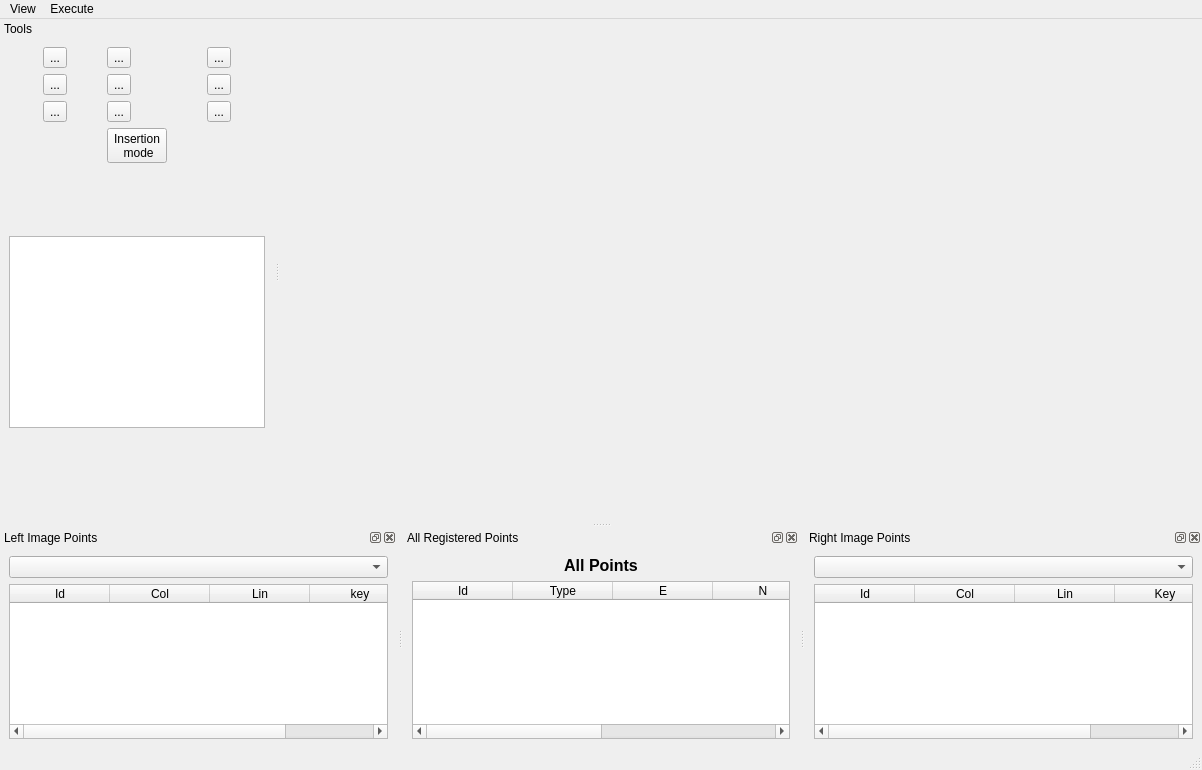
<?xml version="1.0" encoding="UTF-8"?>
<ui version="4.0">
 <class>PTMainWindow</class>
 <widget class="QMainWindow" name="PTMainWindow">
  <property name="geometry">
   <rect>
    <x>0</x>
    <y>0</y>
    <width>1202</width>
    <height>770</height>
   </rect>
  </property>
  <property name="windowTitle">
   <string>MainWindow</string>
  </property>
  <property name="autoFillBackground">
   <bool>true</bool>
  </property>
  <widget class="QWidget" name="centralwidget">
   <property name="maximumSize">
    <size>
     <width>16777215</width>
     <height>16777215</height>
    </size>
   </property>
   <layout class="QHBoxLayout" name="horizontalLayout">
    <item>
     <layout class="QVBoxLayout" name="leftVerticalLayout">
      <item>
       <layout class="QHBoxLayout" name="topLeftHorizontalLayout"/>
      </item>
     </layout>
    </item>
    <item>
     <layout class="QVBoxLayout" name="rightVerticalLayout">
      <item>
       <layout class="QHBoxLayout" name="topRightHorizontalLayout"/>
      </item>
     </layout>
    </item>
   </layout>
  </widget>
  <widget class="QMenuBar" name="menubar">
   <property name="geometry">
    <rect>
     <x>0</x>
     <y>0</y>
     <width>1202</width>
     <height>23</height>
    </rect>
   </property>
   <widget class="QMenu" name="menuView">
    <property name="title">
     <string>View</string>
    </property>
   </widget>
   <widget class="QMenu" name="menuExecute">
    <property name="title">
     <string>Execute</string>
    </property>
    <addaction name="actionCalculateFotoTri"/>
   </widget>
   <addaction name="menuView"/>
   <addaction name="menuExecute"/>
  </widget>
  <widget class="QStatusBar" name="statusBar"/>
  <widget class="QDockWidget" name="leftImageDock">
   <property name="features">
    <set>QDockWidget::AllDockWidgetFeatures</set>
   </property>
   <property name="allowedAreas">
    <set>Qt::BottomDockWidgetArea</set>
   </property>
   <property name="windowTitle">
    <string>Left Image Points</string>
   </property>
   <attribute name="dockWidgetArea">
    <number>8</number>
   </attribute>
   <widget class="QWidget" name="dockWidgetContents_7">
    <layout class="QVBoxLayout" name="verticalLayout">
     <item>
      <widget class="QComboBox" name="leftImageComboBox"/>
     </item>
     <item>
      <widget class="ETableWidget" name="leftImageTableWidget">
       <property name="focusPolicy">
        <enum>Qt::StrongFocus</enum>
       </property>
       <property name="toolTip">
        <string comment="disambi" extracomment="comment">&lt;!DOCTYPE HTML PUBLIC &quot;-//W3C//DTD HTML 4.0//EN&quot; &quot;http://www.w3.org/TR/REC-html40/strict.dtd&quot;&gt;
&lt;html&gt;&lt;head&gt;&lt;meta name=&quot;qrichtext&quot; content=&quot;1&quot; /&gt;&lt;style type=&quot;text/css&quot;&gt;
p, li { white-space: pre-wrap; }
&lt;/style&gt;&lt;/head&gt;&lt;body style=&quot; font-family:'Sans'; font-size:10pt; font-weight:400; font-style:normal;&quot;&gt;
&lt;p style=&quot; margin-top:0px; margin-bottom:0px; margin-left:0px; margin-right:0px; -qt-block-indent:0; text-indent:0px;&quot;&gt;&lt;span style=&quot; color:#000000;&quot;&gt;Table with image's points&lt;/span&gt;&lt;/p&gt;&lt;/body&gt;&lt;/html&gt;</string>
       </property>
       <property name="editTriggers">
        <set>QAbstractItemView::NoEditTriggers</set>
       </property>
       <property name="showDropIndicator" stdset="0">
        <bool>false</bool>
       </property>
       <property name="dragDropOverwriteMode">
        <bool>false</bool>
       </property>
       <property name="sortingEnabled">
        <bool>true</bool>
       </property>
       <property name="rowCount">
        <number>0</number>
       </property>
       <property name="columnCount">
        <number>4</number>
       </property>
       <column>
        <property name="text">
         <string>Id</string>
        </property>
       </column>
       <column>
        <property name="text">
         <string>Col</string>
        </property>
       </column>
       <column>
        <property name="text">
         <string>Lin</string>
        </property>
       </column>
       <column>
        <property name="text">
         <string>key</string>
        </property>
       </column>
      </widget>
     </item>
    </layout>
   </widget>
  </widget>
  <widget class="QDockWidget" name="pointsDock">
   <property name="features">
    <set>QDockWidget::AllDockWidgetFeatures</set>
   </property>
   <property name="allowedAreas">
    <set>Qt::BottomDockWidgetArea</set>
   </property>
   <property name="windowTitle">
    <string>All Registered Points</string>
   </property>
   <attribute name="dockWidgetArea">
    <number>8</number>
   </attribute>
   <widget class="QWidget" name="dockWidgetContents_8">
    <layout class="QVBoxLayout" name="verticalLayout_2">
     <item>
      <widget class="QLabel" name="label_2">
       <property name="text">
        <string>&lt;!DOCTYPE HTML PUBLIC &quot;-//W3C//DTD HTML 4.0//EN&quot; &quot;http://www.w3.org/TR/REC-html40/strict.dtd&quot;&gt;
&lt;html&gt;&lt;head&gt;&lt;meta name=&quot;qrichtext&quot; content=&quot;1&quot; /&gt;&lt;style type=&quot;text/css&quot;&gt;
p, li { white-space: pre-wrap; }
&lt;/style&gt;&lt;/head&gt;&lt;body style=&quot; font-family:'MS Shell Dlg 2'; font-size:8.25pt; font-weight:400; font-style:normal;&quot;&gt;
&lt;p align=&quot;center&quot; style=&quot; margin-top:0px; margin-bottom:0px; margin-left:0px; margin-right:0px; -qt-block-indent:0; text-indent:0px;&quot;&gt;&lt;span style=&quot; font-size:12pt; font-weight:600;&quot;&gt;All Points&lt;/span&gt;&lt;/p&gt;&lt;/body&gt;&lt;/html&gt;</string>
       </property>
      </widget>
     </item>
     <item>
      <widget class="ETableWidget" name="pointsTableWidget">
       <property name="toolTip">
        <string>&lt;!DOCTYPE HTML PUBLIC &quot;-//W3C//DTD HTML 4.0//EN&quot; &quot;http://www.w3.org/TR/REC-html40/strict.dtd&quot;&gt;
&lt;html&gt;&lt;head&gt;&lt;meta name=&quot;qrichtext&quot; content=&quot;1&quot; /&gt;&lt;style type=&quot;text/css&quot;&gt;
p, li { white-space: pre-wrap; }
&lt;/style&gt;&lt;/head&gt;&lt;body style=&quot; font-family:'Sans'; font-size:10pt; font-weight:400; font-style:normal;&quot;&gt;
&lt;p style=&quot; margin-top:0px; margin-bottom:0px; margin-left:0px; margin-right:0px; -qt-block-indent:0; text-indent:0px;&quot;&gt;&lt;span style=&quot; color:#000000;&quot;&gt;Table with all points&lt;/span&gt;&lt;/p&gt;&lt;/body&gt;&lt;/html&gt;</string>
       </property>
       <property name="sortingEnabled">
        <bool>true</bool>
       </property>
       <property name="rowCount">
        <number>0</number>
       </property>
       <property name="columnCount">
        <number>6</number>
       </property>
       <column>
        <property name="text">
         <string>Id</string>
        </property>
       </column>
       <column>
        <property name="text">
         <string>Type</string>
        </property>
       </column>
       <column>
        <property name="text">
         <string>E</string>
        </property>
       </column>
       <column>
        <property name="text">
         <string>N</string>
        </property>
       </column>
       <column>
        <property name="text">
         <string>H</string>
        </property>
       </column>
       <column>
        <property name="text">
         <string>keys</string>
        </property>
       </column>
      </widget>
     </item>
    </layout>
   </widget>
  </widget>
  <widget class="QDockWidget" name="rightImageDock">
   <property name="features">
    <set>QDockWidget::AllDockWidgetFeatures</set>
   </property>
   <property name="allowedAreas">
    <set>Qt::BottomDockWidgetArea</set>
   </property>
   <property name="windowTitle">
    <string>Right Image Points</string>
   </property>
   <attribute name="dockWidgetArea">
    <number>8</number>
   </attribute>
   <widget class="QWidget" name="dockWidgetContents_9">
    <layout class="QVBoxLayout" name="verticalLayout_3">
     <item>
      <widget class="QComboBox" name="rightImageComboBox"/>
     </item>
     <item>
      <widget class="ETableWidget" name="rightImageTableWidget">
       <property name="toolTip">
        <string>&lt;!DOCTYPE HTML PUBLIC &quot;-//W3C//DTD HTML 4.0//EN&quot; &quot;http://www.w3.org/TR/REC-html40/strict.dtd&quot;&gt;
&lt;html&gt;&lt;head&gt;&lt;meta name=&quot;qrichtext&quot; content=&quot;1&quot; /&gt;&lt;style type=&quot;text/css&quot;&gt;
p, li { white-space: pre-wrap; }
&lt;/style&gt;&lt;/head&gt;&lt;body style=&quot; font-family:'Sans'; font-size:10pt; font-weight:400; font-style:normal;&quot;&gt;
&lt;p style=&quot; margin-top:0px; margin-bottom:0px; margin-left:0px; margin-right:0px; -qt-block-indent:0; text-indent:0px;&quot;&gt;&lt;span style=&quot; color:#000000;&quot;&gt;Table with image's points&lt;/span&gt;&lt;/p&gt;&lt;/body&gt;&lt;/html&gt;</string>
       </property>
       <property name="sortingEnabled">
        <bool>true</bool>
       </property>
       <property name="rowCount">
        <number>0</number>
       </property>
       <property name="columnCount">
        <number>4</number>
       </property>
       <column>
        <property name="text">
         <string>Id</string>
        </property>
       </column>
       <column>
        <property name="text">
         <string>Col</string>
        </property>
       </column>
       <column>
        <property name="text">
         <string>Lin</string>
        </property>
       </column>
       <column>
        <property name="text">
         <string>Key</string>
        </property>
       </column>
      </widget>
     </item>
    </layout>
   </widget>
  </widget>
  <widget class="QDockWidget" name="toolsDockWidget">
   <property name="sizePolicy">
    <sizepolicy hsizetype="Expanding" vsizetype="Preferred">
     <horstretch>0</horstretch>
     <verstretch>0</verstretch>
    </sizepolicy>
   </property>
   <property name="minimumSize">
    <size>
     <width>237</width>
     <height>503</height>
    </size>
   </property>
   <property name="maximumSize">
    <size>
     <width>500</width>
     <height>524287</height>
    </size>
   </property>
   <property name="baseSize">
    <size>
     <width>200</width>
     <height>300</height>
    </size>
   </property>
   <property name="features">
    <set>QDockWidget::DockWidgetMovable</set>
   </property>
   <property name="allowedAreas">
    <set>Qt::LeftDockWidgetArea|Qt::RightDockWidgetArea</set>
   </property>
   <property name="windowTitle">
    <string>Tools</string>
   </property>
   <attribute name="dockWidgetArea">
    <number>1</number>
   </attribute>
   <widget class="QWidget" name="dockWidgetContents_2">
    <layout class="QVBoxLayout" name="verticalLayout_5">
     <item>
      <layout class="QGridLayout" name="gridLayout">
       <property name="sizeConstraint">
        <enum>QLayout::SetFixedSize</enum>
       </property>
       <item row="0" column="0">
        <widget class="QToolButton" name="markToolButton">
         <property name="toolTip">
          <string>&lt;!DOCTYPE HTML PUBLIC &quot;-//W3C//DTD HTML 4.0//EN&quot; &quot;http://www.w3.org/TR/REC-html40/strict.dtd&quot;&gt;
&lt;html&gt;&lt;head&gt;&lt;meta name=&quot;qrichtext&quot; content=&quot;1&quot; /&gt;&lt;style type=&quot;text/css&quot;&gt;
p, li { white-space: pre-wrap; }
&lt;/style&gt;&lt;/head&gt;&lt;body style=&quot; font-family:'Sans'; font-size:10pt; font-weight:400; font-style:normal;&quot;&gt;
&lt;p style=&quot; margin-top:0px; margin-bottom:0px; margin-left:0px; margin-right:0px; -qt-block-indent:0; text-indent:0px;&quot;&gt;&lt;span style=&quot; color:#000000;&quot;&gt;Create a photogrammetric point in project&lt;/span&gt;&lt;/p&gt;&lt;/body&gt;&lt;/html&gt;</string>
         </property>
         <property name="text">
          <string>...</string>
         </property>
         <property name="icon">
          <iconset resource="../resource/resource.qrc">
           <normaloff>:/icon/mark.png</normaloff>:/icon/mark.png</iconset>
         </property>
         <property name="iconSize">
          <size>
           <width>32</width>
           <height>32</height>
          </size>
         </property>
        </widget>
       </item>
       <item row="0" column="1">
        <widget class="QToolButton" name="moveToolButton">
         <property name="toolTip">
          <string>&lt;!DOCTYPE HTML PUBLIC &quot;-//W3C//DTD HTML 4.0//EN&quot; &quot;http://www.w3.org/TR/REC-html40/strict.dtd&quot;&gt;
&lt;html&gt;&lt;head&gt;&lt;meta name=&quot;qrichtext&quot; content=&quot;1&quot; /&gt;&lt;style type=&quot;text/css&quot;&gt;
p, li { white-space: pre-wrap; }
&lt;/style&gt;&lt;/head&gt;&lt;body style=&quot; font-family:'Sans'; font-size:10pt; font-weight:400; font-style:normal;&quot;&gt;
&lt;p style=&quot; margin-top:0px; margin-bottom:0px; margin-left:0px; margin-right:0px; -qt-block-indent:0; text-indent:0px;&quot;&gt;&lt;span style=&quot; color:#000000;&quot;&gt;Change navegation mode to ON or OFF&lt;/span&gt;&lt;/p&gt;&lt;/body&gt;&lt;/html&gt;</string>
         </property>
         <property name="text">
          <string>...</string>
         </property>
         <property name="icon">
          <iconset resource="../resource/resource.qrc">
           <normaloff>:/icon/move.png</normaloff>:/icon/move.png</iconset>
         </property>
         <property name="iconSize">
          <size>
           <width>32</width>
           <height>32</height>
          </size>
         </property>
        </widget>
       </item>
       <item row="0" column="2">
        <widget class="QToolButton" name="zoomToolButton">
         <property name="text">
          <string>...</string>
         </property>
         <property name="icon">
          <iconset resource="../resource/resource.qrc">
           <normaloff>:/icon/find.png</normaloff>:/icon/find.png</iconset>
         </property>
         <property name="iconSize">
          <size>
           <width>32</width>
           <height>32</height>
          </size>
         </property>
        </widget>
       </item>
       <item row="1" column="0">
        <widget class="QToolButton" name="fitToolButton">
         <property name="text">
          <string>...</string>
         </property>
         <property name="icon">
          <iconset resource="../resource/resource.qrc">
           <normaloff>:/icon/fit.png</normaloff>:/icon/fit.png</iconset>
         </property>
         <property name="iconSize">
          <size>
           <width>32</width>
           <height>32</height>
          </size>
         </property>
        </widget>
       </item>
       <item row="1" column="1">
        <widget class="QToolButton" name="flightDirectionToolButton">
         <property name="text">
          <string>...</string>
         </property>
         <property name="icon">
          <iconset resource="../resource/resource.qrc">
           <normaloff>:/icon/fd.png</normaloff>:/icon/fd.png</iconset>
         </property>
         <property name="iconSize">
          <size>
           <width>32</width>
           <height>32</height>
          </size>
         </property>
        </widget>
       </item>
       <item row="1" column="2">
        <widget class="QToolButton" name="calculateFotoTriToolButton">
         <property name="text">
          <string>...</string>
         </property>
         <property name="icon">
          <iconset resource="../resource/resource.qrc">
           <normaloff>:/icon/exterior.png</normaloff>:/icon/exterior.png</iconset>
         </property>
         <property name="iconSize">
          <size>
           <width>32</width>
           <height>32</height>
          </size>
         </property>
        </widget>
       </item>
       <item row="2" column="1">
        <widget class="QToolButton" name="viewReportToolButton">
         <property name="text">
          <string>...</string>
         </property>
         <property name="icon">
          <iconset resource="../resource/resource.qrc">
           <normaloff>:/icon/table.png</normaloff>:/icon/table.png</iconset>
         </property>
         <property name="iconSize">
          <size>
           <width>32</width>
           <height>32</height>
          </size>
         </property>
        </widget>
       </item>
       <item row="2" column="0">
        <widget class="QToolButton" name="saveMarksButton">
         <property name="toolTip">
          <string>&lt;!DOCTYPE HTML PUBLIC &quot;-//W3C//DTD HTML 4.0//EN&quot; &quot;http://www.w3.org/TR/REC-html40/strict.dtd&quot;&gt;
&lt;html&gt;&lt;head&gt;&lt;meta name=&quot;qrichtext&quot; content=&quot;1&quot; /&gt;&lt;style type=&quot;text/css&quot;&gt;
p, li { white-space: pre-wrap; }
&lt;/style&gt;&lt;/head&gt;&lt;body style=&quot; font-family:'MS Shell Dlg 2'; font-size:8.25pt; font-weight:400; font-style:normal;&quot;&gt;
&lt;p style=&quot; margin-top:0px; margin-bottom:0px; margin-left:0px; margin-right:0px; -qt-block-indent:0; text-indent:0px;&quot;&gt;&lt;span style=&quot; color:#000000;&quot;&gt;Save only marks&lt;/span&gt;&lt;/p&gt;&lt;/body&gt;&lt;/html&gt;</string>
         </property>
         <property name="text">
          <string>...</string>
         </property>
         <property name="icon">
          <iconset resource="../resource/resource.qrc">
           <normaloff>:/icon/filesave</normaloff>:/icon/filesave</iconset>
         </property>
         <property name="iconSize">
          <size>
           <width>32</width>
           <height>32</height>
          </size>
         </property>
        </widget>
       </item>
       <item row="2" column="2">
        <widget class="QToolButton" name="exportToKmlButton">
         <property name="toolTip">
          <string>&lt;!DOCTYPE HTML PUBLIC &quot;-//W3C//DTD HTML 4.0//EN&quot; &quot;http://www.w3.org/TR/REC-html40/strict.dtd&quot;&gt;
&lt;html&gt;&lt;head&gt;&lt;meta name=&quot;qrichtext&quot; content=&quot;1&quot; /&gt;&lt;style type=&quot;text/css&quot;&gt;
p, li { white-space: pre-wrap; }
&lt;/style&gt;&lt;/head&gt;&lt;body style=&quot; font-family:'MS Shell Dlg 2'; font-size:8.25pt; font-weight:400; font-style:normal;&quot;&gt;
&lt;p style=&quot; margin-top:0px; margin-bottom:0px; margin-left:0px; margin-right:0px; -qt-block-indent:0; text-indent:0px;&quot;&gt;&lt;span style=&quot; font-size:8pt; font-weight:600; color:#000000;&quot;&gt;Make a google Earthfile with marks and images limits&lt;/span&gt;&lt;/p&gt;&lt;/body&gt;&lt;/html&gt;</string>
         </property>
         <property name="text">
          <string>...</string>
         </property>
         <property name="icon">
          <iconset resource="../resource/resource.qrc">
           <normaloff>:/icon/export.png</normaloff>:/icon/export.png</iconset>
         </property>
         <property name="iconSize">
          <size>
           <width>32</width>
           <height>32</height>
          </size>
         </property>
        </widget>
       </item>
       <item row="3" column="1">
        <widget class="QToolButton" name="insertPointInButton">
         <property name="toolTip">
          <string>Change to insertion mode to ON or OFF</string>
         </property>
         <property name="statusTip">
          <string/>
         </property>
         <property name="text">
          <string>Insertion 
 mode</string>
         </property>
         <property name="checkable">
          <bool>true</bool>
         </property>
         <property name="popupMode">
          <enum>QToolButton::InstantPopup</enum>
         </property>
         <property name="toolButtonStyle">
          <enum>Qt::ToolButtonTextOnly</enum>
         </property>
         <property name="autoRaise">
          <bool>false</bool>
         </property>
         <property name="arrowType">
          <enum>Qt::LeftArrow</enum>
         </property>
        </widget>
       </item>
      </layout>
     </item>
     <item>
      <spacer name="verticalSpacer_2">
       <property name="orientation">
        <enum>Qt::Vertical</enum>
       </property>
       <property name="sizeType">
        <enum>QSizePolicy::Fixed</enum>
       </property>
       <property name="sizeHint" stdset="0">
        <size>
         <width>20</width>
         <height>44</height>
        </size>
       </property>
      </spacer>
     </item>
     <item>
      <layout class="QVBoxLayout" name="verticalLayout_4">
       <item>
        <widget class="QLabel" name="pointIdLabel">
         <property name="sizePolicy">
          <sizepolicy hsizetype="Preferred" vsizetype="Fixed">
           <horstretch>0</horstretch>
           <verstretch>0</verstretch>
          </sizepolicy>
         </property>
         <property name="minimumSize">
          <size>
           <width>0</width>
           <height>17</height>
          </size>
         </property>
         <property name="maximumSize">
          <size>
           <width>16777215</width>
           <height>17</height>
          </size>
         </property>
         <property name="text">
          <string/>
         </property>
         <property name="alignment">
          <set>Qt::AlignCenter</set>
         </property>
        </widget>
       </item>
       <item>
        <widget class="QListWidget" name="imagesPointListWidget">
         <property name="sizePolicy">
          <sizepolicy hsizetype="Expanding" vsizetype="MinimumExpanding">
           <horstretch>0</horstretch>
           <verstretch>0</verstretch>
          </sizepolicy>
         </property>
         <property name="maximumSize">
          <size>
           <width>16777215</width>
           <height>300</height>
          </size>
         </property>
        </widget>
       </item>
      </layout>
     </item>
     <item>
      <spacer name="verticalSpacer">
       <property name="orientation">
        <enum>Qt::Vertical</enum>
       </property>
       <property name="sizeType">
        <enum>QSizePolicy::Expanding</enum>
       </property>
       <property name="sizeHint" stdset="0">
        <size>
         <width>20</width>
         <height>40</height>
        </size>
       </property>
      </spacer>
     </item>
    </layout>
   </widget>
  </widget>
  <action name="actionSet_Mark">
   <property name="checkable">
    <bool>true</bool>
   </property>
   <property name="icon">
    <iconset resource="../resource/resource.qrc">
     <normaloff>:/icon/mark.png</normaloff>:/icon/mark.png</iconset>
   </property>
   <property name="text">
    <string>actionSet_Mark</string>
   </property>
   <property name="toolTip">
    <string>&lt;!DOCTYPE HTML PUBLIC &quot;-//W3C//DTD HTML 4.0//EN&quot; &quot;http://www.w3.org/TR/REC-html40/strict.dtd&quot;&gt;
&lt;html&gt;&lt;head&gt;&lt;meta name=&quot;qrichtext&quot; content=&quot;1&quot; /&gt;&lt;style type=&quot;text/css&quot;&gt;
p, li { white-space: pre-wrap; }
&lt;/style&gt;&lt;/head&gt;&lt;body style=&quot; font-family:'Sans'; font-size:10pt; font-weight:400; font-style:normal;&quot;&gt;
&lt;p style=&quot; margin-top:0px; margin-bottom:0px; margin-left:0px; margin-right:0px; -qt-block-indent:0; text-indent:0px;&quot;&gt;&lt;span style=&quot; color:#000000;&quot;&gt;Mark point in image&lt;/span&gt;&lt;/p&gt;&lt;/body&gt;&lt;/html&gt;</string>
   </property>
   <property name="iconVisibleInMenu">
    <bool>false</bool>
   </property>
   <property name="priority">
    <enum>QAction::LowPriority</enum>
   </property>
  </action>
  <action name="actionMove">
   <property name="checkable">
    <bool>true</bool>
   </property>
   <property name="icon">
    <iconset resource="../resource/resource.qrc">
     <normaloff>:/icon/move.png</normaloff>:/icon/move.png</iconset>
   </property>
   <property name="text">
    <string>move</string>
   </property>
   <property name="toolTip">
    <string>&lt;!DOCTYPE HTML PUBLIC &quot;-//W3C//DTD HTML 4.0//EN&quot; &quot;http://www.w3.org/TR/REC-html40/strict.dtd&quot;&gt;
&lt;html&gt;&lt;head&gt;&lt;meta name=&quot;qrichtext&quot; content=&quot;1&quot; /&gt;&lt;style type=&quot;text/css&quot;&gt;
p, li { white-space: pre-wrap; }
&lt;/style&gt;&lt;/head&gt;&lt;body style=&quot; font-family:'Sans'; font-size:10pt; font-weight:400; font-style:normal;&quot;&gt;
&lt;p style=&quot; margin-top:0px; margin-bottom:0px; margin-left:0px; margin-right:0px; -qt-block-indent:0; text-indent:0px;&quot;&gt;&lt;span style=&quot; color:#000000;&quot;&gt;Move a image&lt;/span&gt;&lt;/p&gt;&lt;/body&gt;&lt;/html&gt;</string>
   </property>
  </action>
  <action name="actionZoom">
   <property name="checkable">
    <bool>true</bool>
   </property>
   <property name="icon">
    <iconset resource="../resource/resource.qrc">
     <normaloff>:/icon/find.png</normaloff>:/icon/find.png</iconset>
   </property>
   <property name="text">
    <string>zoom</string>
   </property>
   <property name="toolTip">
    <string>&lt;!DOCTYPE HTML PUBLIC &quot;-//W3C//DTD HTML 4.0//EN&quot; &quot;http://www.w3.org/TR/REC-html40/strict.dtd&quot;&gt;
&lt;html&gt;&lt;head&gt;&lt;meta name=&quot;qrichtext&quot; content=&quot;1&quot; /&gt;&lt;style type=&quot;text/css&quot;&gt;
p, li { white-space: pre-wrap; }
&lt;/style&gt;&lt;/head&gt;&lt;body style=&quot; font-family:'Sans'; font-size:10pt; font-weight:400; font-style:normal;&quot;&gt;
&lt;p style=&quot; margin-top:0px; margin-bottom:0px; margin-left:0px; margin-right:0px; -qt-block-indent:0; text-indent:0px;&quot;&gt;&lt;span style=&quot; color:#000000;&quot;&gt;Zoom in image&lt;/span&gt;&lt;/p&gt;&lt;/body&gt;&lt;/html&gt;</string>
   </property>
  </action>
  <action name="actionFit_View">
   <property name="icon">
    <iconset resource="../resource/resource.qrc">
     <normaloff>:/icon/fit.png</normaloff>:/icon/fit.png</iconset>
   </property>
   <property name="text">
    <string>fit</string>
   </property>
   <property name="toolTip">
    <string>&lt;!DOCTYPE HTML PUBLIC &quot;-//W3C//DTD HTML 4.0//EN&quot; &quot;http://www.w3.org/TR/REC-html40/strict.dtd&quot;&gt;
&lt;html&gt;&lt;head&gt;&lt;meta name=&quot;qrichtext&quot; content=&quot;1&quot; /&gt;&lt;style type=&quot;text/css&quot;&gt;
p, li { white-space: pre-wrap; }
&lt;/style&gt;&lt;/head&gt;&lt;body style=&quot; font-family:'Sans'; font-size:10pt; font-weight:400; font-style:normal;&quot;&gt;
&lt;p style=&quot; margin-top:0px; margin-bottom:0px; margin-left:0px; margin-right:0px; -qt-block-indent:0; text-indent:0px;&quot;&gt;&lt;span style=&quot; color:#000000;&quot;&gt;Fit image in all possible area&lt;/span&gt;&lt;/p&gt;&lt;/body&gt;&lt;/html&gt;</string>
   </property>
  </action>
  <action name="actionFoto_Tri">
   <property name="icon">
    <iconset resource="../resource/resource.qrc">
     <normaloff>:/icon/exterior.png</normaloff>:/icon/exterior.png</iconset>
   </property>
   <property name="text">
    <string>fotoTri</string>
   </property>
   <property name="toolTip">
    <string>&lt;!DOCTYPE HTML PUBLIC &quot;-//W3C//DTD HTML 4.0//EN&quot; &quot;http://www.w3.org/TR/REC-html40/strict.dtd&quot;&gt;
&lt;html&gt;&lt;head&gt;&lt;meta name=&quot;qrichtext&quot; content=&quot;1&quot; /&gt;&lt;style type=&quot;text/css&quot;&gt;
p, li { white-space: pre-wrap; }
&lt;/style&gt;&lt;/head&gt;&lt;body style=&quot; font-family:'Sans'; font-size:10pt; font-weight:400; font-style:normal;&quot;&gt;
&lt;p style=&quot; margin-top:0px; margin-bottom:0px; margin-left:0px; margin-right:0px; -qt-block-indent:0; text-indent:0px;&quot;&gt;&lt;span style=&quot; color:#000000;&quot;&gt;Run PhotoTriangulation&lt;/span&gt;&lt;/p&gt;&lt;/body&gt;&lt;/html&gt;</string>
   </property>
  </action>
  <action name="actionView_Report">
   <property name="icon">
    <iconset resource="../resource/resource.qrc">
     <normaloff>:/icon/table.png</normaloff>:/icon/table.png</iconset>
   </property>
   <property name="text">
    <string>viewReport</string>
   </property>
   <property name="toolTip">
    <string>&lt;!DOCTYPE HTML PUBLIC &quot;-//W3C//DTD HTML 4.0//EN&quot; &quot;http://www.w3.org/TR/REC-html40/strict.dtd&quot;&gt;
&lt;html&gt;&lt;head&gt;&lt;meta name=&quot;qrichtext&quot; content=&quot;1&quot; /&gt;&lt;style type=&quot;text/css&quot;&gt;
p, li { white-space: pre-wrap; }
&lt;/style&gt;&lt;/head&gt;&lt;body style=&quot; font-family:'Sans'; font-size:10pt; font-weight:400; font-style:normal;&quot;&gt;
&lt;p style=&quot; margin-top:0px; margin-bottom:0px; margin-left:0px; margin-right:0px; -qt-block-indent:0; text-indent:0px;&quot;&gt;&lt;span style=&quot; color:#000000;&quot;&gt;See the results/report&lt;/span&gt;&lt;/p&gt;&lt;/body&gt;&lt;/html&gt;</string>
   </property>
  </action>
  <action name="actionFlightDirection">
   <property name="checkable">
    <bool>true</bool>
   </property>
   <property name="icon">
    <iconset resource="../resource/resource.qrc">
     <normaloff>:/icon/fd.png</normaloff>:/icon/fd.png</iconset>
   </property>
   <property name="text">
    <string>flightdirection</string>
   </property>
   <property name="toolTip">
    <string>&lt;!DOCTYPE HTML PUBLIC &quot;-//W3C//DTD HTML 4.0//EN&quot; &quot;http://www.w3.org/TR/REC-html40/strict.dtd&quot;&gt;
&lt;html&gt;&lt;head&gt;&lt;meta name=&quot;qrichtext&quot; content=&quot;1&quot; /&gt;&lt;style type=&quot;text/css&quot;&gt;
p, li { white-space: pre-wrap; }
&lt;/style&gt;&lt;/head&gt;&lt;body style=&quot; font-family:'Sans'; font-size:10pt; font-weight:400; font-style:normal;&quot;&gt;
&lt;p style=&quot; margin-top:0px; margin-bottom:0px; margin-left:0px; margin-right:0px; -qt-block-indent:0; text-indent:0px;&quot;&gt;&lt;span style=&quot; color:#000000;&quot;&gt;Indicates flight's direction&lt;/span&gt;&lt;/p&gt;&lt;/body&gt;&lt;/html&gt;</string>
   </property>
  </action>
  <action name="actionCalculateFotoTri">
   <property name="text">
    <string>Calculate</string>
   </property>
   <property name="toolTip">
    <string>Calculate PhotoTriangulation</string>
   </property>
   <property name="shortcut">
    <string>Alt+F</string>
   </property>
  </action>
 </widget>
 <customwidgets>
  <customwidget>
   <class>ETableWidget</class>
   <extends>QTableWidget</extends>
   <header>ETableWidget.h</header>
  </customwidget>
 </customwidgets>
 <resources>
  <include location="../resource/resource.qrc"/>
 </resources>
 <connections/>
</ui>
